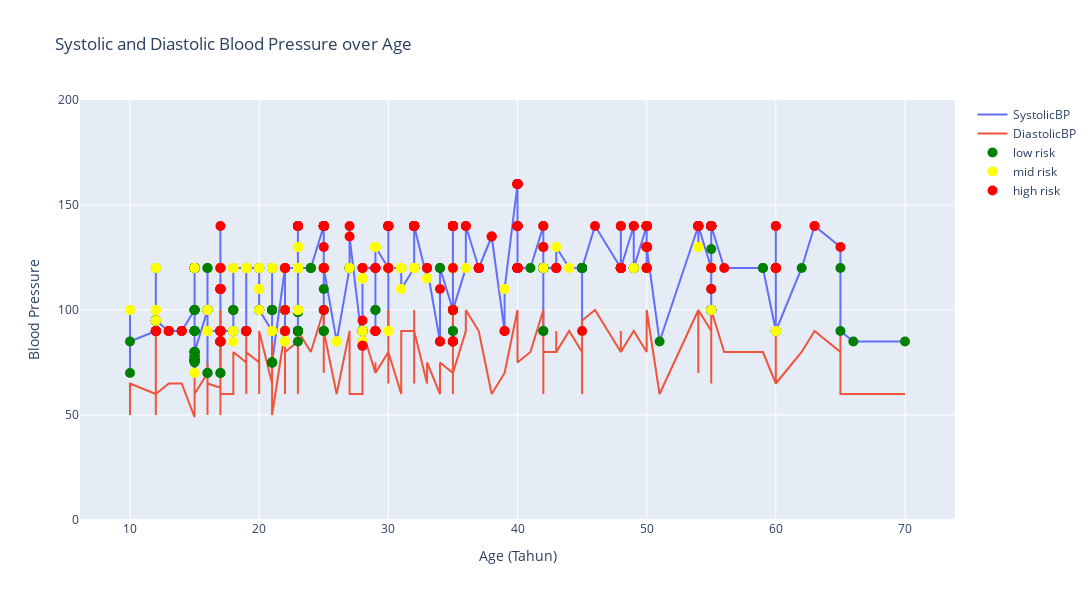

Notebook cell for this chart:
### Code cell
# Mengimpor pustaka Pandas dan memberi alias pd
import pandas as pd

# Mengimpor pustaka Plotly's graph_objs dan memberi alias go
import plotly.graph_objs as go

# Membaca data dari file Excel 'data_kesehatan.xlsx' dan menyimpannya dalam objek DataFrame yang disebut 'data'
data = pd.read_excel('data/data_kesehatan.xlsx')

# Mengurutkan DataFrame 'data' berdasarkan kolom 'Age' (umur)
data = data.sort_values(by='Age')

# Mengambil kolom 'Age' (umur) dari DataFrame dan menyimpannya dalam variabel 'x'
x = data['Age']

# Mengambil kolom 'SystolicBP' (tekanan darah sistolik) dari DataFrame dan menyimpannya dalam variabel 'systolic_bp'
systolic_bp = data['SystolicBP']

# Mengambil kolom 'DiastolicBP' (tekanan darah diastolik) dari DataFrame dan menyimpannya dalam variabel 'diastolic_bp'
diastolic_bp = data['DiastolicBP']

# Mengambil kolom 'RiskLevel' (tingkat risiko) dari DataFrame dan menyimpannya dalam variabel 'risk_levels'
risk_levels = data['RiskLevel']

# Mendefinisikan peta warna untuk tingkat risiko
color_mapping = {'low risk': 'green', 'mid risk': 'yellow', 'high risk': 'red'}

# Membuat objek grafik kosong menggunakan Plotly's Figure
fig = go.Figure()

# Menambahkan trace berupa garis pada grafik untuk 'SystolicBP' dengan data 'x' (umur) dan 'systolic_bp' sebagai sumbu Y
fig.add_trace(go.Scatter(x=x, y=systolic_bp, mode='lines', name='SystolicBP'))

# Menambahkan trace berupa garis pada grafik untuk 'DiastolicBP' dengan data 'x' (umur) dan 'diastolic_bp' sebagai sumbu Y
# Berbeda dengan 'SystolicBP', 'DiastolicBP' menggunakan gaya garis yang berbeda
fig.add_trace(go.Scatter(x=x, y=diastolic_bp, mode='lines', name='DiastolicBP'))

# Membuat titik data terpisah untuk setiap tingkat risiko
for risk_level, color in color_mapping.items():
    # Mengelompokkan data berdasarkan tingkat risiko
    x_risk = [x[i] for i in range(len(x)) if risk_levels[i] == risk_level]
    systolic_risk = [systolic_bp[i] for i in range(len(x)) if risk_levels[i] == risk_level]
    diastolic_risk = [diastolic_bp[i] for i in range(len(x)) if risk_levels[i] == risk_level]
    
    # Membuat teks hover yang berisi informasi umur, tekanan darah sistolik, tekanan darah diastolik, dan tingkat risiko untuk setiap data dalam kelompok tersebut
    hover_text = [f"Age: {x[i]}, SystolicBP: {systolic_bp[i]}, DiastolicBP: {diastolic_bp[i]}, Risk Level: {risk_levels[i]}" for i in range(len(x)) if risk_levels[i] == risk_level]

    # Menambahkan trace berupa marker dengan warna, ukuran, nama, dan teks hover yang sesuai
    fig.add_trace(go.Scatter(
        x=x_risk,
        y=systolic_risk,
        mode='markers',
        marker=dict(color=color, size=10),
        name=risk_level,
        hovertext=hover_text
    ))

# Mengatur layout grafik, termasuk judul, label sumbu, lebar, dan tinggi
fig.update_layout(
    title='Systolic and Diastolic Blood Pressure over Age',
    xaxis_title='Age (Tahun)',
    yaxis_title='Blood Pressure',
    yaxis=dict(range=[0, 200]),
    width=1100,
    height=600
)

# Menampilkan grafik yang telah dibuat
fig.show()

### Figure 1 — Plotly figure (JSON) as saved in the notebook; plotly's stock layout.template omitted (floating-point values rounded to 4 significant figures; data arrays with more than 128 entries replaced by an {"elided": "..."} marker saying what was removed)
{"data": [{"mode": "lines", "name": "SystolicBP", "type": "scatter", "x": {"elided": "1014 int values"}, "y": {"elided": "1014 int values"}}, {"mode": "lines", "name": "DiastolicBP", "type": "scatter", "x": {"elided": "1014 int values"}, "y": {"elided": "1014 int values"}}, {"hovertext": {"elided": "406 str values"}, "marker": {"color": "green", "size": 10}, "mode": "markers", "name": "low risk", "type": "scatter", "x": {"elided": "406 int values"}, "y": {"elided": "406 int values"}}, {"hovertext": {"elided": "336 str values"}, "marker": {"color": "yellow", "size": 10}, "mode": "markers", "name": "mid risk", "type": "scatter", "x": {"elided": "336 int values"}, "y": {"elided": "336 int values"}}, {"hovertext": {"elided": "272 str values"}, "marker": {"color": "red", "size": 10}, "mode": "markers", "name": "high risk", "type": "scatter", "x": {"elided": "272 int values"}, "y": {"elided": "272 int values"}}], "layout": {"height": 600, "title": {"text": "Systolic and Diastolic Blood Pressure over Age"}, "width": 1100, "xaxis": {"autorange": true, "range": [6.13, 73.87], "title": {"text": "Age (Tahun)"}, "type": "linear"}, "yaxis": {"range": [0, 200], "title": {"text": "Blood Pressure"}, "type": "linear"}}}
